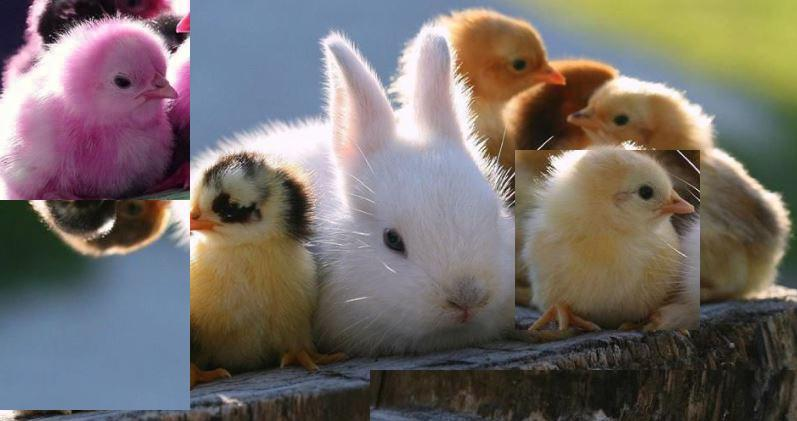
#> input picture Assignments_Final/A1/jigsaw.jpg, 797 x 421 px
$ python jigsolver.py
#> lines starting #> are read from the running program, lines starting #| are printed output that depends on the picture; after the words box and inside, x2 and y2 are one past the last pixel; in counts of white or black regions, pixels touching at a corner belong together
# -*- coding: utf-8 -*-
"""EE604-Assignment-1-2.ipynb

Automatically generated by Colaboratory.

Original file is located at
    https://colab.research.google.com/drive/14Th-jJ333njeiEL9CvKEiNW4N69YDhAu
"""

import numpy as np
import cv2

img = cv2.imread('jigsaw.jpg')
#> img is the input picture: shape (421, 797, 3); mean B, G, R 105.6, 109.7, 117.4

"""## Misaligned parts coordinates

### Img 1 and 2 coordinates
"""
# trying out edge detection method for image 1 and 2
# checking where neighbouring pixel values change abruptly

img_gray = cv2.cvtColor(img,cv2.COLOR_BGR2GRAY)
# cv2_imshow(img_gray)
(x_dim, y_dim, z_dim) = img.shape
#> x_dim = 421; y_dim = 797; z_dim = 3
# print(img.shape)
h = 380
for i in range(50,y_dim):
  if abs(int(img_gray[h][i])-int(img_gray[h][i-8]))>100:
    # print(i)
    k = i-8
    break
k = 190
w=50
hor_edges = []
ver_edges = []
for i in range(x_dim,1,-10):
  if abs(int(img_gray[w][i])-int(img_gray[w][i-8]))>50:
    l = i
    # hor_edges.append(i)
    break
# print(l)
hor_edges.append(410)

w = 10
for i in range(250,1,-1):
  if abs(int(img_gray[w][i])-int(img_gray[w][i-8]))>50:
    l = i
    # hor_edges.append(i)
    break

hor_edges.append(l+2)

# img1_corners = [[0,0],[k,hor_edges[1]]]
# img2_corners = [[0,hor_edges[1]],[k,hor_edges[0]]]
img1_corners = [[0,0],[k,200]]
img2_corners = [[0,200],[k,410]]
# print(img2_corners)

img12_corners = [img1_corners[0],img2_corners[1]]
# img5_corners = [[0,hor_edges[1]-10],[k,hor_edges[0]-10]]
img5_corners = [[0,k],[k,400]]


# image 3 and 4 coordinates abtained by hit and trial method

"""### Img 3 coordinates"""

# img = cv2.imread('/content/jigsaw.jpg')
img3_corners = [[150,515],[329,699]]

"""### Img 4 coordinates"""

# img = cv2.imread('/content/jigsaw.jpg')
# img4_corners = [[370,370],[420,796]]
img4_corners = [[370,370],[795,420]]

"""## Image Transformations

### Vertical Flip
"""

def vertical_flip(img_corners,img):
  n = img_corners[1][1]-img_corners[0][1]+1
  k = img_corners[1][1]
  for i in range(img_corners[0][1],img_corners[0][1]+int(n/2)):
    for j in range(img_corners[0][0],img_corners[1][0]):
      img[i,j,0],img[k,j,0] = img[k,j,0],img[i,j,0]
      img[i,j,1],img[k,j,1] = img[k,j,1],img[i,j,1]
      img[i,j,2],img[k,j,2] = img[k,j,2],img[i,j,2]
    k-=1
  return img

"""### Horizontal Flip"""

def horizontal_flip(img_corners,img):
  n = img_corners[1][1] - img_corners[0][1]+1
  k = img_corners[1][1]
  for j in range(img_corners[0][1],img_corners[0][1]+int(n/2)):
    for i in range(img_corners[0][0],img_corners[1][0]):
      img[i,j,0],img[i,k,0] = img[i,k,0],img[i,j,0]
      img[i,j,1],img[i,k,1] = img[i,k,1],img[i,j,1]
      img[i,j,2],img[i,k,2] = img[i,k,2],img[i,j,2]
    k -= 1
  return img

"""### Move Image"""

def replace(img1_corners,img2_corners,img):
  ref = np.zeros(((img1_corners[1][0]-img1_corners[0][0]+1,img1_corners[1][1]-img1_corners[0][1]+1,3)))
  # print(ref.shape)
  a=0
  b=0
  for j in range(img1_corners[0][0],img1_corners[1][0]):
    for i in range(img1_corners[0][1],img1_corners[1][1]):
      ref[a,b,0] = img[i,j,0]
      ref[a,b,1] = img[i,j,1]
      ref[a,b,2] = img[i,j,2]
      b+=1
    a+=1
    b=0
  a=0
  b=0
  for j in range(img2_corners[0][0],img2_corners[1][0]):
    for i in range(img2_corners[0][1],img2_corners[1][1]):
      img[i,j,0] = ref[a,b,0]
      img[i,j,1] = ref[a,b,1]
      img[i,j,2] = ref[a,b,2]
      b+=1
    a+=1
    b=0
  return img

"""### Storing Image parts"""

def storeImg(img_corners,img):
  ref = np.zeros(((img_corners[1][0]-img_corners[0][0]+1,img_corners[1][1]-img_corners[0][1]+1,3)))
  # print(ref.shape)
  a=0
  b=0
  for j in range(img_corners[0][0],img_corners[1][0]):
    for i in range(img_corners[0][1],img_corners[1][1]):
      ref[a,b,0] = img[i,j,0]
      ref[a,b,1] = img[i,j,1]
      ref[a,b,2] = img[i,j,2]
      b+=1
    a+=1
    b=0
  return ref

"""### Swap Imgaes"""

def swap(img1_corners, img2_corners, img):

  ref1 = storeImg(img1_corners,img)
#> after the loop in storeImg, `for j in range(img_corners[0][0],img_corners[1][0]):`:
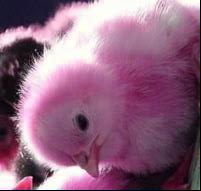
#> ref: shape (191, 201, 3) float64; mean B, G, R 125.8, 100.2, 142.3
#> after the loop in storeImg, `for j in range(img_corners[0][0],img_corners[1][0]):`: a = 190
  ref2 = storeImg(img2_corners,img)
#> after the loop in storeImg (call 2), `for j in range(img_corners[0][0],img_corners[1][0]):`:
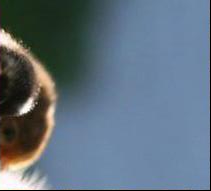
#> ref: shape (191, 211, 3) float64; mean B, G, R 125.8, 111.9, 95.7

  a=0
  b=0
  for j in range(0,190):
    for i in range(0,200):
      img[i,j,0] = ref2[a,b,0]
      img[i,j,1] = ref2[a,b,1]
      img[i,j,2] = ref2[a,b,2]
      b+=1
    a+=1
    b=0

  a=0
  b=0
  for j in range(0,190):
    for i in range(200,400):
      img[i,j,0] = ref1[a,b,0]
      img[i,j,1] = ref1[a,b,1]
      img[i,j,2] = ref1[a,b,2]
      b+=1
    a+=1
    b=0
  return img

"""### Interchange Color Channels"""

def change_channel(img_corners,img):
  img = np.array(img)

  img_temp = img[210:400,0:190]
  img_temp = img_temp[:,:,[1,0,2]]
  img[210:400,0:190] = img_temp

  return img

"""### Normal Padding"""

def normalPad(img_corners,img):
  a = img_corners[1][0]+10
  b = 0
  for i in range(img_corners[1][0],img_corners[0][0]-1,-1):
    for j in range(img_corners[0][1],img_corners[1][1]):
      img[i,j,0] = img[a,b,0]
      img[i,j,1] = img[a,b,1]
      img[i,j,2] = img[a,b,2]
      b+=1
    a+=1
    b=0

  return img

"""### Mirror Padding"""

def mirrorPad(img_corners, img):
  a = img_corners[0][0]-1
  b = img_corners[1][0]+1
  c = img_corners[0][1]
  n = img_corners[1][0] - img_corners[0][0] + 1
  for i in range(img_corners[0][0],img_corners[0][0]+int(n/2)):
  # for i in range(400,406):
    for j in range(img_corners[0][1],img_corners[1][1]):
      img[i,j,0] = img[a,c,0]
      img[i,j,1] = img[a,c,1]
      img[i,j,2] = img[a,c,2]
      c+=1
    a-=1
    c=img_corners[0][1]

  c = img_corners[0][1]
  for i in range(img_corners[1][0],img_corners[1][0]-int(n/2)-1,-1):
  # for i in range(410,405,-1):
    for j in range(img_corners[0][1],img_corners[1][1]):
      img[i,j,0] = img[b,c,0]
      img[i,j,1] = img[b,c,1]
      img[i,j,2] = img[b,c,2]
      c+=1
    b+=1
    c=img_corners[0][1]

  return img

"""## Solve the jigsaw"""

# img = cv2.imread('/content/jigsaw.jpg')

# Swap image parts 1 and 2
img = swap(img1_corners,img2_corners,img)
#> after the loop in swap, `for j in range(0,190):`: img: shape (421, 797, 3); 11.32% of pixels changed, all inside (x1, y1, x2, y2) = (0, 0, 190, 200)
#> after the loop in swap, `for j in range(0,190):`: img: shape (421, 797, 3); mean B, G, R 105.6, 109.7, 117.4

new_img1_corners = [[0,0],[190,210]]
new_img2_corners = [[210,0],[400,190]]
pad1 = [[0,0],[10,200]]

img = horizontal_flip(img3_corners,img)
#> after the loop in horizontal_flip, `for j in range(img_corners[0][1],img_corners[0][1]+int(n/2)):`: img: shape (421, 797, 3); mean B, G, R 105.6, 109.7, 117.4
#> after the loop in horizontal_flip, `for j in range(img_corners[0][1],img_corners[0][1]+int(n/2)):`: k = 607
img = vertical_flip(img4_corners,img)
#> after the loop in vertical_flip, `for i in range(img_corners[0][1],img_corners[0][1]+int(n/2)):`:
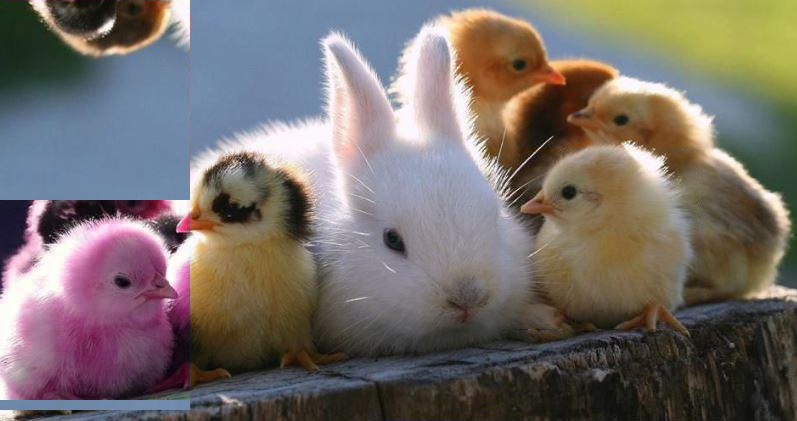
#> img: shape (421, 797, 3); mean B, G, R 105.6, 109.7, 117.4
#> after the loop in vertical_flip, `for i in range(img_corners[0][1],img_corners[0][1]+int(n/2)):`: k = 395
img = vertical_flip(new_img1_corners,img)
#> after the loop in vertical_flip (call 2), `for i in range(img_corners[0][1],img_corners[0][1]+int(n/2)):`:
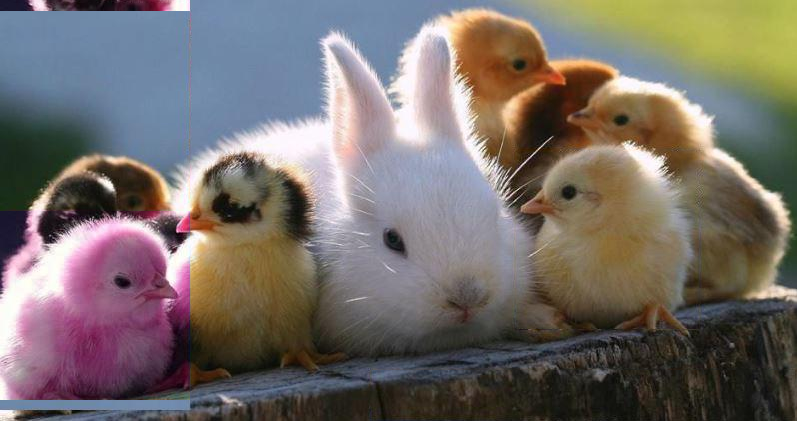
#> img: shape (421, 797, 3); 11.81% of pixels changed, all inside (x1, y1, x2, y2) = (0, 0, 190, 211)
#> after the loop in vertical_flip (call 2), `for i in range(img_corners[0][1],img_corners[0][1]+int(n/2)):`: k = 105
img = normalPad([[0,0],[10,200]],img)
#> after the loop in normalPad, `for i in range(img_corners[1][0],img_corners[0][0]-1,-1):`:
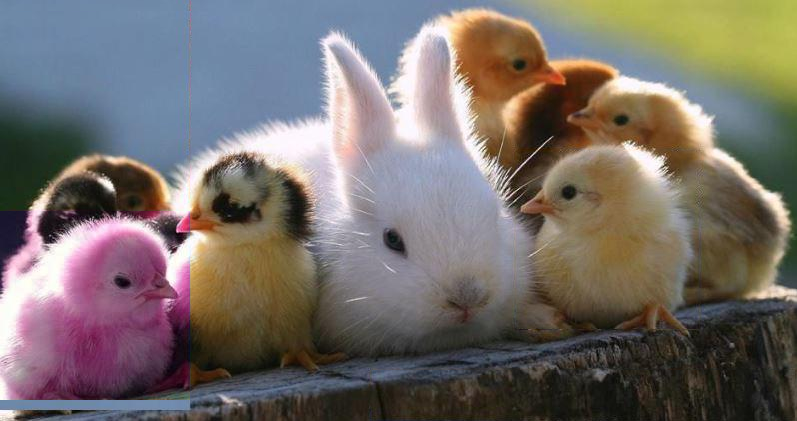
#> img: shape (421, 797, 3); 0.66% of pixels changed, all inside (x1, y1, x2, y2) = (0, 0, 200, 11)
#> after the loop in normalPad, `for i in range(img_corners[1][0],img_corners[0][0]-1,-1):`: a = 31
img = change_channel(new_img2_corners,img)
#> in change_channel, `img[210:400,0:190] = img_temp`: img: shape (421, 797, 3); 10.7% of pixels changed, all inside (x1, y1, x2, y2) = (0, 210, 190, 400)
# img = normalPad2(img)
img = mirrorPad([[400,0],[410,190]],img)
#> after the loop in mirrorPad, `for i in range(img_corners[0][0],img_corners[0][0]+int(n/2)):`:
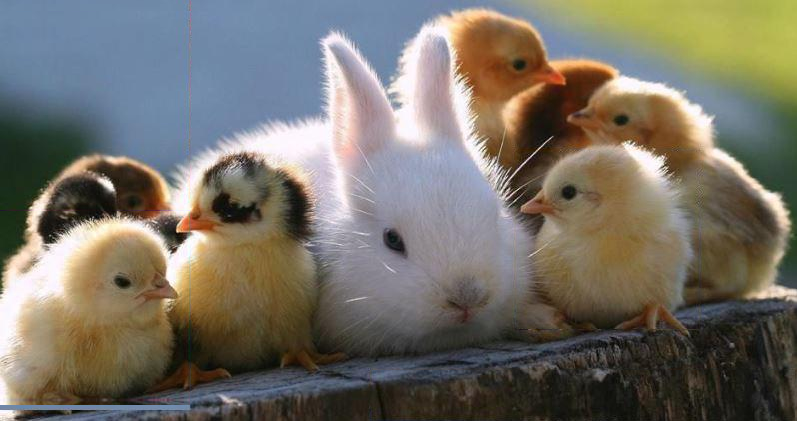
#> img: shape (421, 797, 3); mean of channels 0, 1, 2 103, 112.8, 117.5; drawn as B, G, R
#> after the loop in mirrorPad, `for i in range(img_corners[0][0],img_corners[0][0]+int(n/2)):`: a = 394
#> after the loop in mirrorPad, `for i in range(img_corners[1][0],img_corners[1][0]-int(n/2)-1,-1):`:
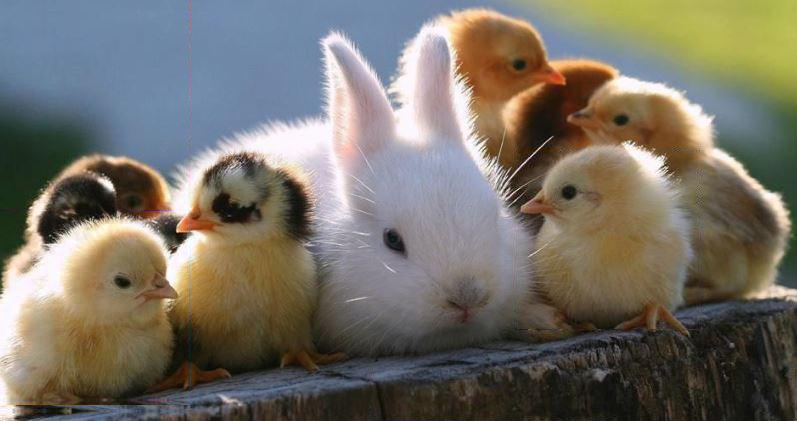
#> img: shape (421, 797, 3); 0.34% of pixels changed, all inside (x1, y1, x2, y2) = (0, 405, 190, 411); drawn as B, G, R
#> after the loop in mirrorPad, `for i in range(img_corners[1][0],img_corners[1][0]-int(n/2)-1,-1):`: b = 417

cv2.imwrite("jigsolved.jpg", img)
